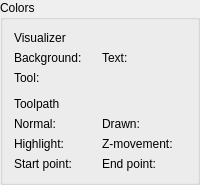
         <widget class="QGroupBox" name="grpColors">
          <property name="title">
           <string>Colors</string>
          </property>
          <layout class="QVBoxLayout" name="verticalLayout_7">
           <item>
            <layout class="QGridLayout" name="gridLayout_6" columnstretch="0,0,0,0">
             <item row="7" column="2">
              <widget class="QLabel" name="label_20">
               <property name="text">
                <string>Z-movement:</string>
               </property>
              </widget>
             </item>
             <item row="5" column="0">
              <widget class="QLabel" name="label_21">
               <property name="text">
                <string>Toolpath</string>
               </property>
               <property name="wordWrap">
                <bool>true</bool>
               </property>
              </widget>
             </item>
             <item row="7" column="3">
              <widget class="ColorPicker" name="clpToolpathZMovement" native="true"/>
             </item>
             <item row="2" column="0">
              <widget class="QLabel" name="label_24">
               <property name="text">
                <string>Background:</string>
               </property>
              </widget>
             </item>
             <item row="7" column="1">
              <widget class="ColorPicker" name="clpToolpathHighlight" native="true"/>
             </item>
             <item row="8" column="1">
              <widget class="ColorPicker" name="clpToolpathStart" native="true"/>
             </item>
             <item row="7" column="0">
              <widget class="QLabel" name="label_25">
               <property name="text">
                <string>Highlight:</string>
               </property>
              </widget>
             </item>
             <item row="8" column="0">
              <widget class="QLabel" name="label_26">
               <property name="text">
                <string>Start point:</string>
               </property>
              </widget>
             </item>
             <item row="8" column="3">
              <widget class="ColorPicker" name="clpToolpathEnd" native="true"/>
             </item>
             <item row="8" column="2">
              <widget class="QLabel" name="label_27">
               <property name="text">
                <string>End point:</string>
               </property>
              </widget>
             </item>
             <item row="2" column="1">
              <widget class="ColorPicker" name="clpVisualizerBackground" native="true"/>
             </item>
             <item row="2" column="3">
              <widget class="ColorPicker" name="clpVisualizerText" native="true"/>
             </item>
             <item row="1" column="0">
              <widget class="QLabel" name="label_22">
               <property name="text">
                <string>Visualizer</string>
               </property>
              </widget>
             </item>
             <item row="2" column="2">
              <widget class="QLabel" name="label_28">
               <property name="text">
                <string>Text:</string>
               </property>
              </widget>
             </item>
             <item row="3" column="0">
              <widget class="QLabel" name="label_19">
               <property name="text">
                <string>Tool:</string>
               </property>
              </widget>
             </item>
             <item row="3" column="1">
              <widget class="ColorPicker" name="clpTool" native="true"/>
             </item>
             <item row="4" column="0">
              <spacer name="verticalSpacer">
               <property name="orientation">
                <enum>Qt::Vertical</enum>
               </property>
               <property name="sizeType">
                <enum>QSizePolicy::Fixed</enum>
               </property>
               <property name="sizeHint" stdset="0">
                <size>
                 <width>20</width>
                 <height>6</height>
                </size>
               </property>
              </spacer>
             </item>
             <item row="6" column="2">
              <widget class="QLabel" name="label_16">
               <property name="text">
                <string>Drawn:</string>
               </property>
              </widget>
             </item>
             <item row="6" column="3">
              <widget class="ColorPicker" name="clpToolpathDrawn" native="true"/>
             </item>
             <item row="6" column="1">
              <widget class="ColorPicker" name="clpToolpathNormal" native="true"/>
             </item>
             <item row="6" column="0">
              <widget class="QLabel" name="label_23">
               <property name="text">
                <string>Normal:</string>
               </property>
              </widget>
             </item>
            </layout>
           </item>
          </layout>
         </widget>
